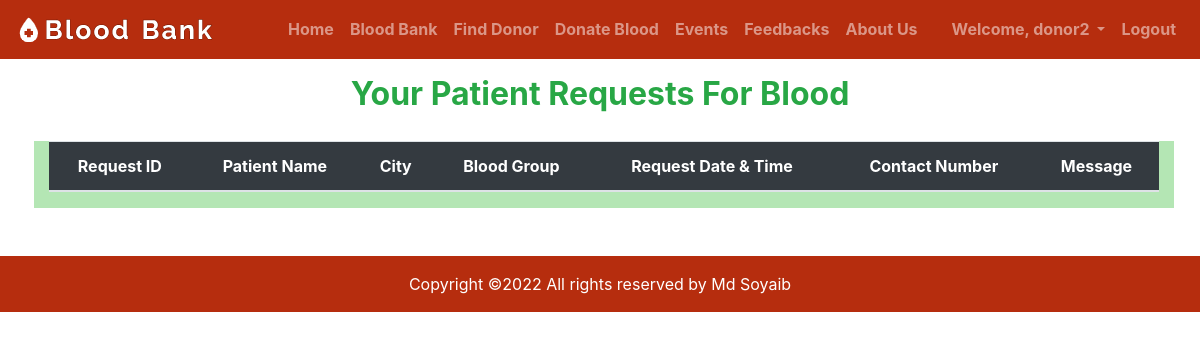
The page /patient_requests (signed in) on the database as committed earlier.
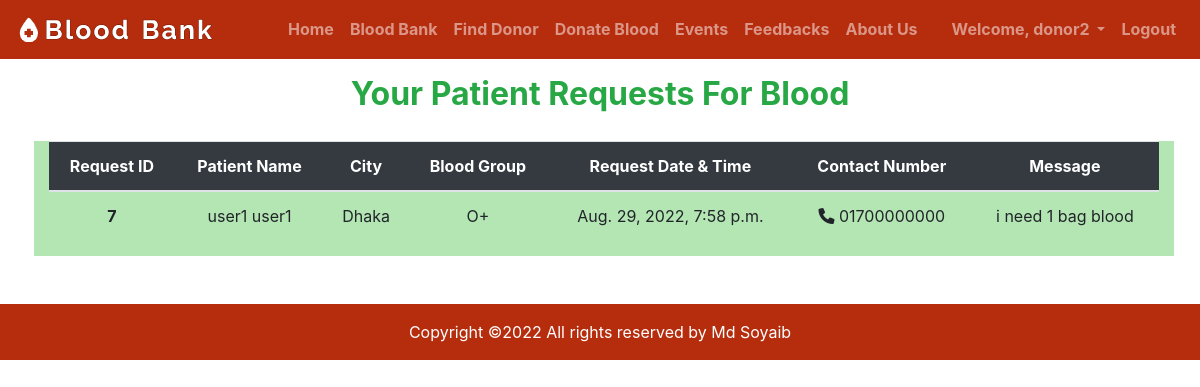
The same page on the database as committed later.
### app/models.py (models this page shows, shortened)
class RequestToDonor(models.Model):
    from_patient = models.ForeignKey(CustomUser, on_delete=models.PROTECT, null=True, blank=True, related_name='From+')
    to_donor = models.ForeignKey(CustomUser, on_delete=models.PROTECT, null=True, blank=True, related_name='To+')
    blood = models.ForeignKey(Blood, on_delete=models.PROTECT, null=True, blank=True)
    message = models.TextField(null=True, blank=True)
    created_at = models.DateTimeField(auto_now_add=True, blank=True, null=True)
    updated_at = models.DateTimeField(auto_now=True, blank=True, null=True)

class CustomUser(AbstractUser):
    email = models.EmailField(max_length=100, blank=True, unique=True, null=True)
    phone = models.CharField(verbose_name=_("Mobile phone"), max_length=14, blank=True, null=True, unique=True)
    city = models.CharField(max_length=50, null=True, blank=True)
    role = models.CharField(max_length=50, null=True, blank=True)
    blood = models.CharField(verbose_name=_("Blood Group"), max_length=10, null=True, blank=True)
    created_at = models.DateTimeField(auto_now_add=True, blank=True, null=True)
    updated_at = models.DateTimeField(auto_now=True, blank=True, null=True)

class Blood(models.Model):
    group = models.CharField(verbose_name=_("Blood Group"), max_length=10, unique=True, null=True, blank=True)
    stock = models.PositiveIntegerField(null=True, blank=True)
    photo = models.ImageField(null=True, blank=True, upload_to='blood')
    status = models.BooleanField(null=True, blank=True)
    created_at = models.DateTimeField(auto_now_add=True, blank=True, null=True)
    updated_at = models.DateTimeField(auto_now=True, blank=True, null=True)

### app/views.py (the view)
# urls.py: path('patient_requests', PatientRequestHistory.as_view(), name="patient_requests"),
class PatientRequestHistory(View):
    def get(self, request):
        user = request.user
        if user.is_authenticated:
            if user.role == "donor":
                requests = RequestToDonor.objects.filter(to_donor=user).order_by('-id')
                return render(request, "patient_request_history.html", {'request':requests})
            else:
                messages.warning(request, "you don't have access to this page")
                return redirect('home')
        else:
            messages.warning(request, "login first to access that page")
            return redirect('login')

### templates/patient_request_history.html (shortened to what this page needs)
{% extends 'base.html' %}
{% block content %}
    <div class="container">
        <div class="row">
            <div class="col-lg-12 text-center pt-3 pb-3 text-success">
                <h2><b>Your Patient Requests For Blood</b></h2>
            </div>
            <div class="col-lg-12 ml-1 mr-1 mt-1 mb-5" style="background-color: rgb(180, 230, 180);">
                <table class="table table-hover text-center">
                    <thead class="bg-dark text-white">
                      <tr>
                        <th scope="col">Request ID</th>
                        <th scope="col">Patient Name</th>
                        <th scope="col">City</th>
                        <th scope="col">Blood Group</th>
                        <th scope="col">Request Date & Time</th>
                        <th scope="col">Contact Number</th>
                        <th scope="col">Message</th>
                      </tr>
                    </thead>
                    <tbody>
                        {% for request in request %}
                        <tr>
                            <th scope="row">{{request.id}}</th>
                            <td>{{request.from_patient.first_name}} {{request.from_patient.last_name}}</td>
                            <td>{{request.from_patient.city}}</td>
                            <td>{{request.blood.group}}</td>
                            <td>{{request.created_at}}</td>
                            <td><i class="fa-solid fa-phone"></i> {{request.from_patient.phone}}</td>
                            <td>{{request.message}}</td>
                        </tr>
                        {% endfor %}
                    </tbody>
                </table>
            </div>
        </div>
    </div>
{% endblock content %}

Rows that differ between the two databases and show on the page:
added RequestToDonor: id "7", from_patient.first_name "user1", from_patient.last_name "user1", from_patient.city "Dhaka", blood.group "O+", created_at "Aug. 29, 2022, 7:58 p.m.", from_patient.phone "01700000000", message "i need 1 bag blood"
